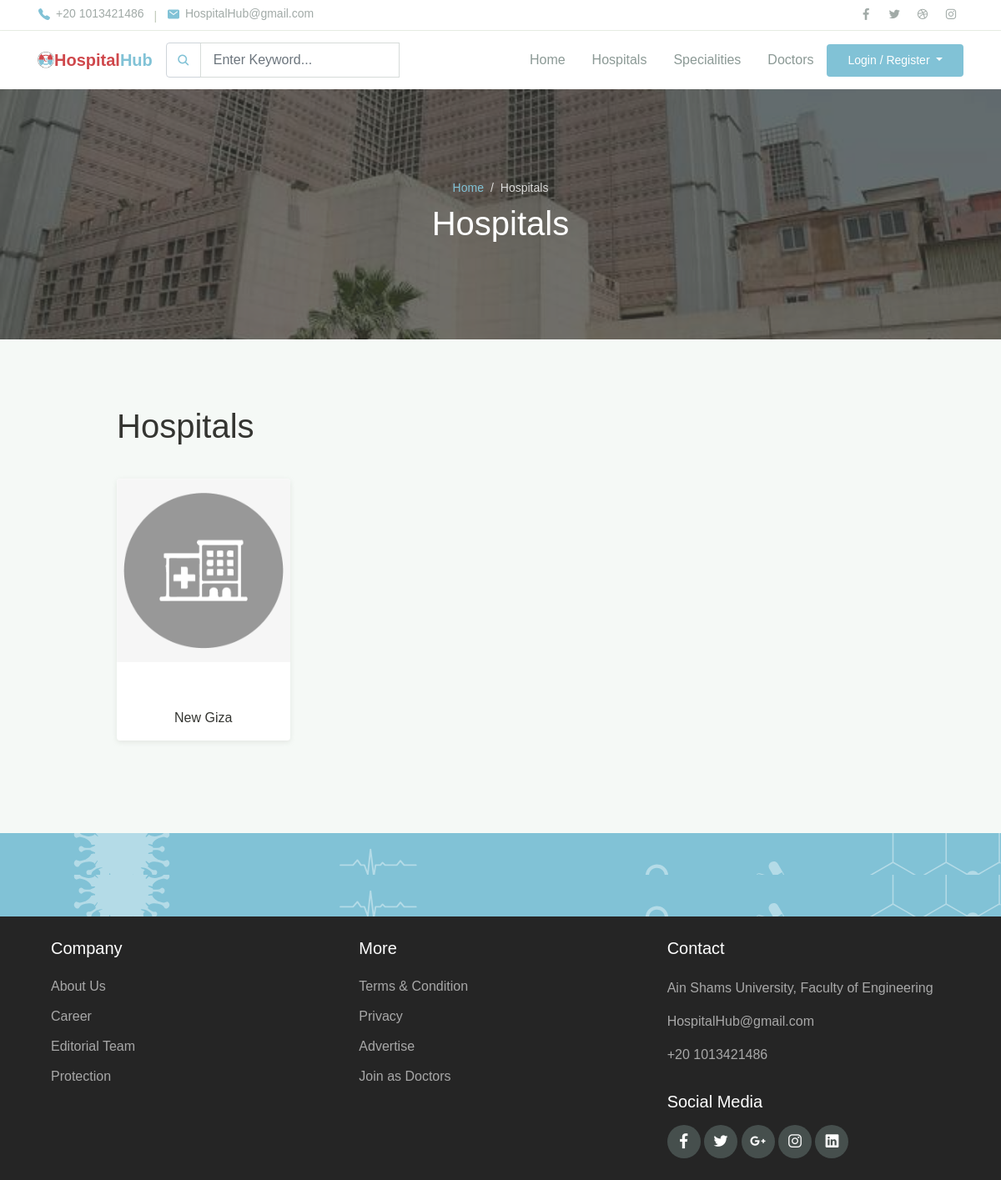
Before: /hospital_hub/patient/view_hospitals with the older database file.
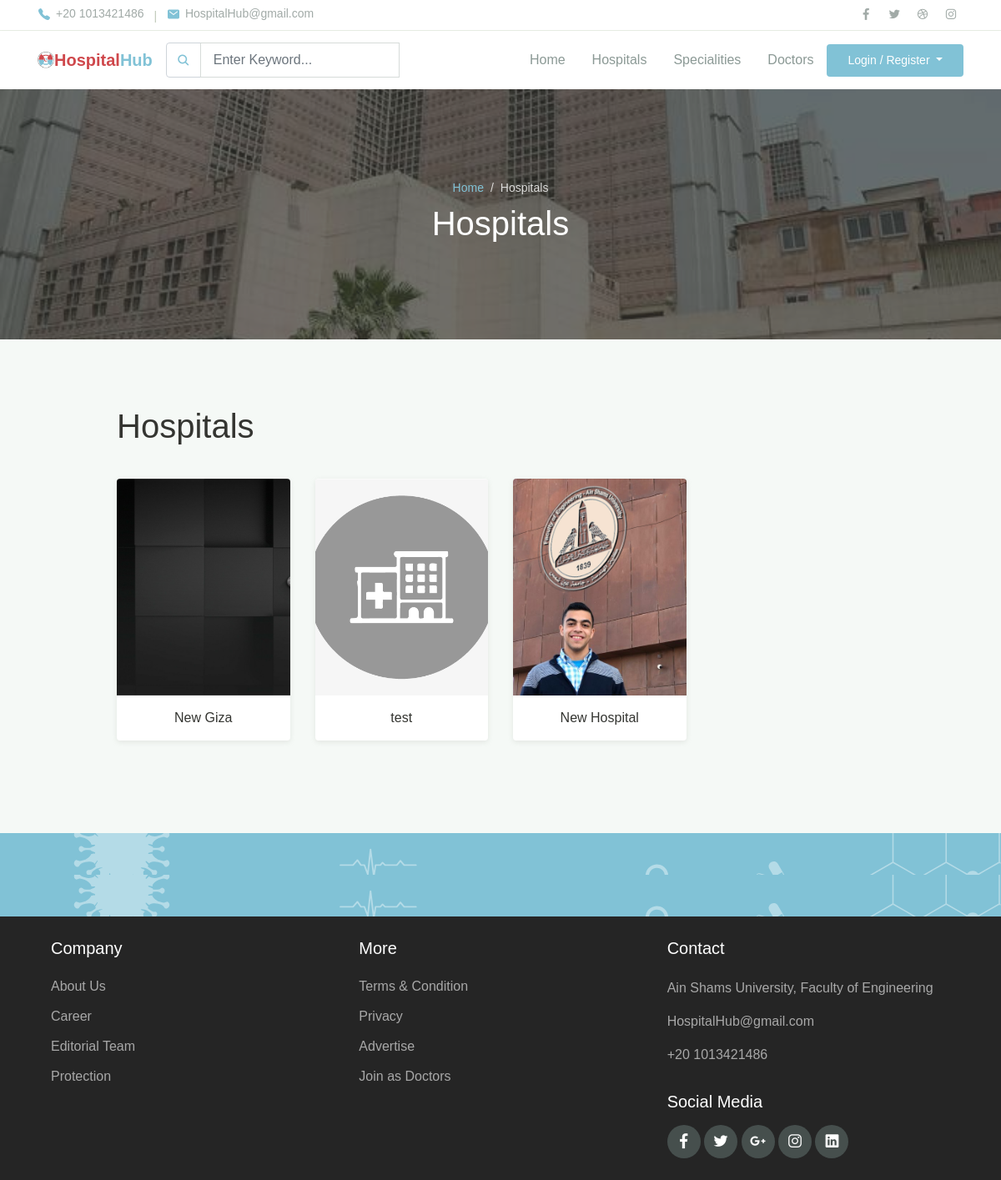
After: the same page with the newer database file.
### hospital_hub/models.py (models this page shows, shortened)
class Hospital(models.Model):
    name = models.CharField(max_length=100)
    city = models.ForeignKey(City, on_delete=models.PROTECT, null=True)
    specialities = models.ManyToManyField(Speciality, blank=True, null=True)
    image = models.ImageField(
        upload_to="media/", null=True, default="media/no_hospital_img.png")

### hospital_hub/views.py (the view)
# urls.py: path('patient/view_hospitals',views.Patient.ViewHospitals, name='patient_view_hospitals'),
    def ViewHospitals(request):
        hospitals = HospitalModel.objects.all()
        return render(request, "hospital_hub/Patient/view_hospitals.html", {
            "hospitals": hospitals
        })

### hospital_hub/templates/hospital_hub/Patient/view_hospitals.html (shortened to what this page needs)
{%extends 'hospital_hub/Patient/patient_layout.html'%}
{%load static%}
{%block body%}
<div class="page-banner overlay-dark bg-image"
     style="background-image: url(../../../static/hospital_hub/assets/img/bg_image_1.jpg)">
    <div class="banner-section">
        <div class="container text-center wow fadeInUp">
            <nav aria-label="Breadcrumb">
                <ol class="breadcrumb breadcrumb-dark bg-transparent justify-content-center py-0 mb-2">
                    <li class="breadcrumb-item"><a href="{%url 'patient_home'%}">Home</a></li>
                    <li class="breadcrumb-item active" aria-current="page">Hospitals</li>
                </ol>
            </nav>
            <h1 class="font-weight-normal">Hospitals</h1>
        </div>
    </div>
</div>
{%if hospitals%}
<div class="page-section bg-light">
    <div class="container">
        <div class="row justify-content-center">
            <div class="col-lg-10">
                {%if hospitals%}
                <h1 class="font-weight-normal">Hospitals</h1>
                {%endif%}
                <div class="row">
                    {%if hospitals%}
                    {%for hospital in hospitals%}
                    <div class="col-md-6 col-lg-3 py-3 wow zoomIn">
                        <div class="card-doctor">
                            <div class="header">
                                 {%if hospital.image%}
                                <img src="{{hospital.image.url}}" alt="" height="260" style="object-fit: cover;">
                                {%else%}
                                 <img src="{%static 'hospital_hub\assets\img\no_hospital_img.png'%}" class="card-img-top" alt="...">
                                {%endif%}
                            </div>
                            <div class="body">
                                <p class="text-x2 mb-0" style="text-align: center">
                                    {{hospital.name}}
                                </p>
                            </div>
                        </div>
                    </div>
                    {%endfor%}
                    {%endif%}
                </div>
            </div>
        </div>
    </div>
</div>
{%endif%}
<div class="page-section banner-home bg-image" style="background-image: url(../assets/img/banner-pattern.svg)">
    <div class="container py-5 py-lg-0">
        <div class="row align-items-center">
            <div class="col-lg-12 wow zoomIn">
            </div>
        </div>
    </div>
</div>
{%endblock%}

### hospital_hub/templates/hospital_hub/Patient/patient_layout.html (shortened to what this page needs)
{%load static%}
<!DOCTYPE html>
<html lang="en">
<head>
    <link rel="stylesheet" href={%static 'hospital_hub/assets/css/maicons.css'%}>
    <link rel="stylesheet" href={%static 'hospital_hub/assets/css/bootstrap.css'%}>
    <link rel="stylesheet" href={%static 'hospital_hub/assets/vendor/owl-carousel/css/owl.carousel.css'%}>
    <link rel="stylesheet" href={%static 'hospital_hub/assets/vendor/animate/animate.css'%}>
    <link rel="stylesheet" href={%static 'hospital_hub/assets/css/theme.css'%}>
</head>
<body>
    <header>
    <div class="topbar">
        <div class="container">
        <div class="row">
            <div class="col-sm-8 text-sm">
            <div class="site-info">
                <a href="#"><span class="mai-call text-primary"></span> +20 1013421486</a>
                <span class="divider">|</span>
                <a href="#"><span class="mai-mail text-primary"></span> HospitalHub@gmail.com</a>
            </div>
            </div>
            <div class="col-sm-4 text-right text-sm">
            <div class="social-mini-button">
                <a href="#"><span class="mai-logo-facebook-f"></span></a>
                <a href="#"><span class="mai-logo-twitter"></span></a>
                <a href="#"><span class="mai-logo-dribbble"></span></a>
                <a href="#"><span class="mai-logo-instagram"></span></a>
            </div>
            </div>
        </div>
        </div>
    </div>
    <nav class="navbar navbar-expand-lg navbar-light shadow-sm">
        <div class="container">
        <img src="../assets/img/logo2.png" alt="" style="width:20px;">
        <a style="color:#81C2D6" class="navbar-brand" href="{%url 'home'%}"><span class="text-primary2">Hospital</span>Hub </a>
        <form method="post" action="{%url 'patient_home'%}">
            <div class="input-group input-navbar">
            <div class="input-group-prepend">
                <span class="input-group-text" id="icon-addon1"><span class="mai-search"></span></span>
            </div>
                <input onchange="form.submit()" name="search_item" id="docinput" list="suggestions"  class="form-control"
                        aria-label="Usename" placeholder="Enter Keyword..." aria-describedby="icon-addon1"/>
            </div>
        </form>
        <div class="collapse navbar-collapse" id="navbarSupport">
            <ul class="navbar-nav ml-auto">
            {%if user.is_authenticated%}
            <li class="nav-item ">
                <a class="nav-link" href="{%url 'patient_home'%}">Home</a>
            </li>
            {%else%}
                <li class="nav-item ">
                <a class="nav-link" href="{%url 'home'%}">Home</a>
            </li>
            {%endif%}
            <li class="nav-item">
                <a class="nav-link" href="{%url 'patient_view_hospitals'%}">Hospitals</a>
            </li>
            <li class="nav-item">
                <a class="nav-link" href="{%url 'patient_view_specialities'%}">Specialities</a>
            </li>
            <li class="nav-item">
                <a class="nav-link" href="{%url 'patient_view_doctors'%}">Doctors</a>
            </li>
            {% if  user.is_authenticated and user.is_patient %}
                <li class="nav-item">
                <a class="nav-link" href="{%url 'user_logout'%}">Logout</a>
            </li>
            {% else %}
                <div class="dropdown">
                <button class="btn btn-primary dropdown-toggle" type="button" data-toggle="dropdown">Login / Register
                </button>
                </div>
            {%endif%}
            </ul>
        </div>
        </div>
    </nav>
    </header>
    {% block body %}
    {% endblock %}
    <div class="page-section banner-home bg-image" style="background-image: url(../assets/img/banner-pattern.svg);">
    <div class="container py-5 py-lg-0">
        <div class="row align-items-center">
        <div class="col-lg-12 wow zoomIn">
        </div>
        </div>
    </div>
    </div>
    <footer class="page-footer">
    <div class="container">
        <div class="row px-md-3">
        <div class="col-sm-6 col-lg-4 py-3">
            <h5>Company</h5>
            <ul class="footer-menu">
            <li><a href="#">About Us</a></li>
            <li><a href="#">Career</a></li>
            <li><a href="#">Editorial Team</a></li>
            <li><a href="#">Protection</a></li>
            </ul>
        </div>
        <div class="col-sm-6 col-lg-4 py-3">
            <h5>More</h5>
            <ul class="footer-menu">
            <li><a href="#">Terms & Condition</a></li>
            <li><a href="#">Privacy</a></li>
            <li><a href="#">Advertise</a></li>
            <li><a href="#">Join as Doctors</a></li>
            </ul>
        </div>
        <div class="col-sm-6 col-lg-4 py-3">
            <h5>Contact</h5>
            <p class="footer-link mt-2">Ain Shams University, Faculty of Engineering</p>
            <a href="#" class="footer-link">HospitalHub@gmail.com</a>
            <br>
            <a href="#" class="footer-link">+20 1013421486</a>
            <h5 class="mt-3">Social Media</h5>
            <div class="footer-sosmed mt-3">
            <a href="#" target="_blank"><span class="mai-logo-facebook-f"></span></a>
            <a href="#" target="_blank"><span class="mai-logo-twitter"></span></a>
            <a href="#" target="_blank"><span class="mai-logo-google-plus-g"></span></a>
            <a href="#" target="_blank"><span class="mai-logo-instagram"></span></a>
            <a href="#" target="_blank"><span class="mai-logo-linkedin"></span></a>
            </div>
        </div>
        </div>
    </div>
    </footer>
</body>
</html>

Changed rows visible on the page:
changed Hospital "New Giza": image: picture added
added Hospital: image (picture), name "test"
added Hospital: image (picture), name "New Hospital"
